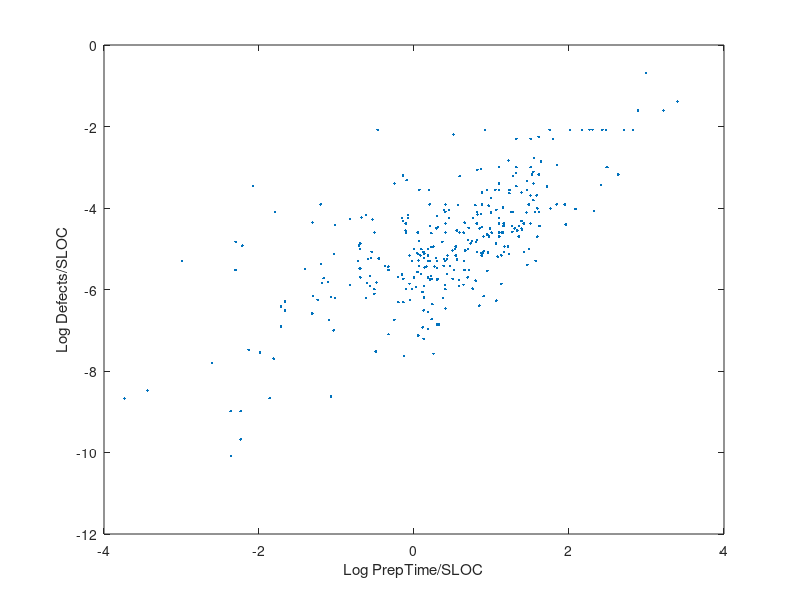

Write MATLAB code to recreate this figure.
load software
% First transform the data.
X = log(prepsloc);
Y = log(defsloc);
% Plot the transformed data.
plot(X,Y,'.')
xlabel('Log PrepTime/SLOC')
ylabel('Log Defects/SLOC')